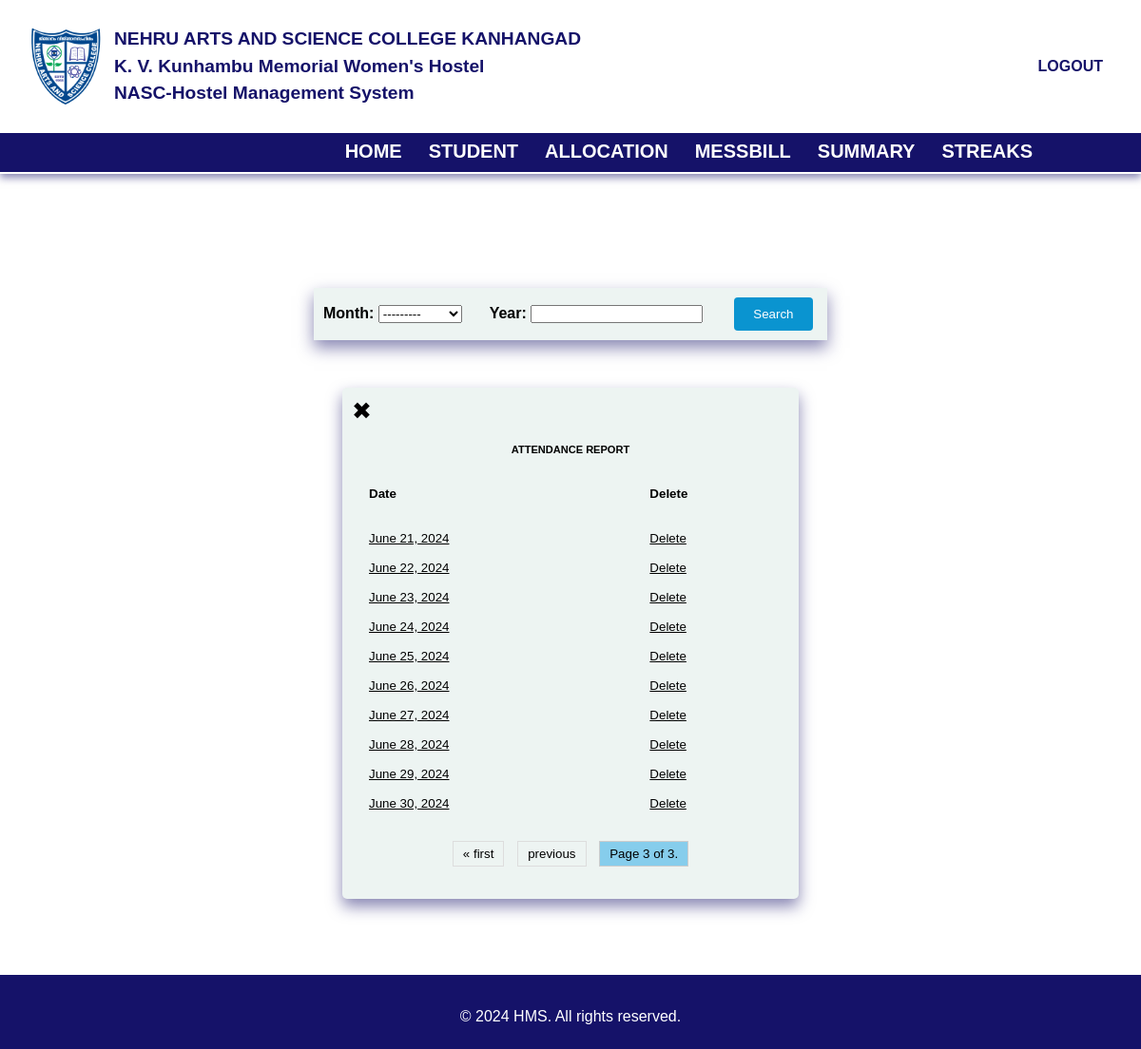
Before: /summary/?page=4 (signed in) with the older database file.
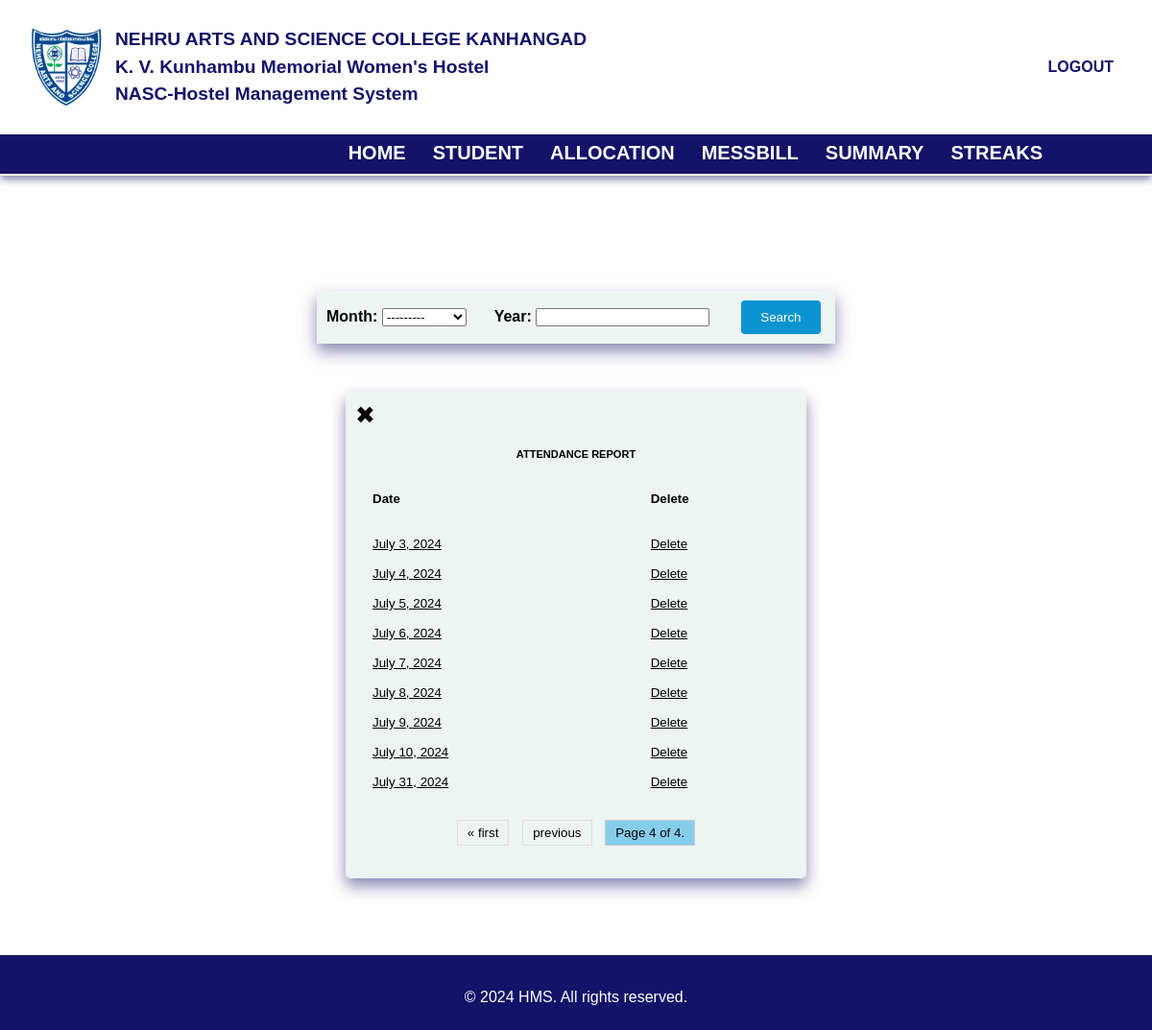
After: the same page with the newer database file.
### hostel/models.py (models this page shows, shortened)
class AttendanceDate(models.Model):
    date = models.DateField(unique=True)
    MONTH_CHOICES = [
        ('January', 'January'),
        ('February', 'February'),
        ('March', 'March'),
        ('April', 'April'),
        ('May', 'May'),
        ('June', 'June'),
        ('July', 'July'),
        ('August', 'August'),
        ('September', 'September'),
        ('October', 'October'),
        ('November', 'November'),
        ('December', 'December'),
    ]
    month = models.CharField(max_length=10,choices=MONTH_CHOICES)
    year = models.IntegerField()

### hostel/views.py (the view)
# urls.py: path('summary/',views.view_attendance,name='view_attendance'),
@login_required()
def view_attendance(request):
    try:
        filter = attendanceFilter(request.GET, queryset=AttendanceDate.objects.all().order_by('date'))
        attendance_list = filter.qs
        paginator = Paginator(attendance_list,10)
        page_number = request.GET.get('page')
        page_obj = paginator.get_page(page_number)
        return render(request,"hostel/summary.html",{'page_obj': page_obj,'filter': filter})
    except Exception:
        return render(request,'hostel/error.html')

### hostel/context_processors.py (called while the page is built)
def group_processor(request):
    if request.user.is_authenticated:
        is_admin_group = request.user.groups.filter(name='admin').exists()
        is_guest_group = request.user.groups.filter(name='guest').exists()  # Adjust as needed
    else:
        is_admin_group = False
        is_guest_group = False
    return {
        'is_admin_group': is_admin_group,
        'is_guest_group': is_guest_group,
    }

### hostel/templates/hostel/summary.html (shortened to what this page needs)
{% extends 'hostel/base.html' %}
{% load static %}
{% block style %}
<link rel="stylesheet" href="{% static 'styles/summary.css' %}">
{% endblock %}
{% block content %}
<section class="main">
    <div class="main-body">
        <form method="get" class="filter-form">
            <table id="filter-table">
                <tr>
                    <td class="filter-td">
                        <label for="id_month">Month:</label>
                        {{filter.form.month}}
                    </td>
                    <td class="filter-td">
                        <label for="id_year">Year:</label>
                        {{filter.form.year}}
                    </td>
                    <td class="filter-td">
                        <button type="submit" id="search">Search</button>
                    </td>
                </tr>
            </table>
        </form>
        <div class="main-block">
            <div class="header-links">
                <a href="{% url 'home' %}" class="back-link" id="closeBtn">&#10006;</a>
            </div>
            <h5>Attendance Report</h5>
            <div class="absents">
                <div class="table-responsive">
                    <table>
                        <tr>
                            <th>Date</th><th>Delete</th>
                        </tr>
                        <tr>
                            <td></td>
                        </tr>
                        {% for attendance in page_obj %}
                            <tr>
                                <td><a href="{% url 'attendance_detail' attendance.id %}">{{ attendance.date }}</a></td>
                                <td><a href="{% url 'delete_attendance' attendance.id %}" onclick="return confirmDelete();">Delete</a></td>
                            </tr>
                        {% endfor %}
                    </table>
                </div>
            </div>
            <div class="pagination">
                <span class="step-links">
                    {% if page_obj.has_previous %}
                        <a href="?page=1">&laquo; first</a>
                        <a href="?page={{ page_obj.previous_page_number }}">previous</a>
                    {% endif %}
                    <span class="current">
                        Page {{ page_obj.number }} of {{ page_obj.paginator.num_pages }}.
                    </span>
                </span>
            </div>
        </div>
    </div>
</section>
{% endblock %}

Changed rows visible on the page:
no longer on this page (row unchanged): AttendanceDate: date "June 21, 2024"
no longer on this page (row unchanged): AttendanceDate: date "June 22, 2024"
no longer on this page (row unchanged): AttendanceDate: date "June 23, 2024"
no longer on this page (row unchanged): AttendanceDate: date "June 24, 2024"
no longer on this page (row unchanged): AttendanceDate: date "June 25, 2024"
no longer on this page (row unchanged): AttendanceDate: date "June 26, 2024"
no longer on this page (row unchanged): AttendanceDate: date "June 27, 2024"
no longer on this page (row unchanged): AttendanceDate: date "June 28, 2024"
no longer on this page (row unchanged): AttendanceDate: date "June 29, 2024"
no longer on this page (row unchanged): AttendanceDate: date "June 30, 2024"
added AttendanceDate: date "July 3, 2024"
added AttendanceDate: date "July 4, 2024"
added AttendanceDate: date "July 5, 2024"
added AttendanceDate: date "July 6, 2024"
added AttendanceDate: date "July 7, 2024"
added AttendanceDate: date "July 8, 2024"
added AttendanceDate: date "July 9, 2024"
added AttendanceDate: date "July 10, 2024"
added AttendanceDate: date "July 31, 2024"
Other visible differences:
{{ page_obj.number }}: "3" → "4"
{{ page_obj.paginator.num_pages }}: "3" → "4"
